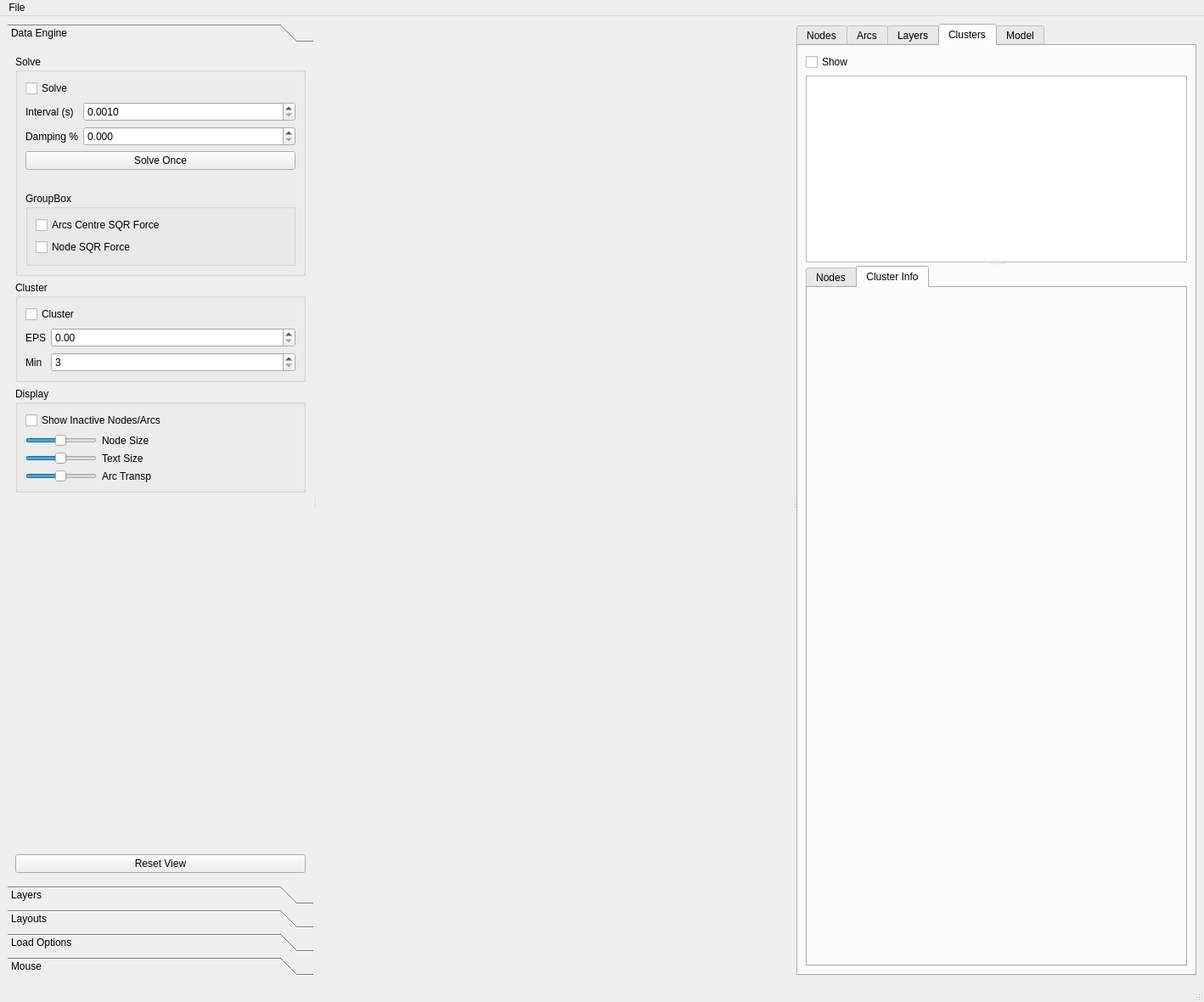
<?xml version="1.0" encoding="UTF-8"?>
<ui version="4.0">
 <class>raaGraphInterfaceQt</class>
 <widget class="QMainWindow" name="raaGraphInterfaceQt">
  <property name="geometry">
   <rect>
    <x>0</x>
    <y>0</y>
    <width>1418</width>
    <height>1180</height>
   </rect>
  </property>
  <property name="windowTitle">
   <string>raaGraph</string>
  </property>
  <widget class="QWidget" name="centralwidget">
   <layout class="QVBoxLayout" name="verticalLayout_11">
    <item>
     <widget class="QSplitter" name="splitter_2">
      <property name="orientation">
       <enum>Qt::Horizontal</enum>
      </property>
      <widget class="QSplitter" name="splitter">
       <property name="sizePolicy">
        <sizepolicy hsizetype="Fixed" vsizetype="Preferred">
         <horstretch>5</horstretch>
         <verstretch>0</verstretch>
        </sizepolicy>
       </property>
       <property name="orientation">
        <enum>Qt::Horizontal</enum>
       </property>
       <widget class="QToolBox" name="toolbox">
        <property name="sizePolicy">
         <sizepolicy hsizetype="Minimum" vsizetype="Preferred">
          <horstretch>0</horstretch>
          <verstretch>0</verstretch>
         </sizepolicy>
        </property>
        <property name="minimumSize">
         <size>
          <width>360</width>
          <height>0</height>
         </size>
        </property>
        <property name="currentIndex">
         <number>0</number>
        </property>
        <widget class="QWidget" name="page">
         <property name="geometry">
          <rect>
           <x>0</x>
           <y>0</y>
           <width>360</width>
           <height>874</height>
          </rect>
         </property>
         <property name="sizePolicy">
          <sizepolicy hsizetype="Minimum" vsizetype="Preferred">
           <horstretch>0</horstretch>
           <verstretch>0</verstretch>
          </sizepolicy>
         </property>
         <attribute name="label">
          <string>Data Engine</string>
         </attribute>
         <layout class="QVBoxLayout" name="verticalLayout_2">
          <item>
           <widget class="QGroupBox" name="groupBox_2">
            <property name="sizePolicy">
             <sizepolicy hsizetype="Minimum" vsizetype="Fixed">
              <horstretch>0</horstretch>
              <verstretch>0</verstretch>
             </sizepolicy>
            </property>
            <property name="title">
             <string>Solve</string>
            </property>
            <layout class="QFormLayout" name="formLayout_2">
             <item row="0" column="0">
              <widget class="QCheckBox" name="de_solve_check">
               <property name="text">
                <string>Solve</string>
               </property>
              </widget>
             </item>
             <item row="1" column="0">
              <widget class="QLabel" name="label_3">
               <property name="text">
                <string>Interval (s)</string>
               </property>
              </widget>
             </item>
             <item row="1" column="1">
              <widget class="QDoubleSpinBox" name="de_solve_interval_spin">
               <property name="decimals">
                <number>4</number>
               </property>
               <property name="minimum">
                <double>0.001000000000000</double>
               </property>
               <property name="maximum">
                <double>0.300000000000000</double>
               </property>
               <property name="singleStep">
                <double>0.001000000000000</double>
               </property>
              </widget>
             </item>
             <item row="5" column="0" colspan="2">
              <widget class="QPushButton" name="de_solve_button">
               <property name="text">
                <string>Solve Once</string>
               </property>
              </widget>
             </item>
             <item row="6" column="0" colspan="2">
              <widget class="QLabel" name="de_solve_energy_label">
               <property name="text">
                <string/>
               </property>
              </widget>
             </item>
             <item row="2" column="0">
              <widget class="QLabel" name="label_4">
               <property name="text">
                <string>Damping %</string>
               </property>
              </widget>
             </item>
             <item row="2" column="1">
              <widget class="QDoubleSpinBox" name="de_solve_damping_spin">
               <property name="decimals">
                <number>3</number>
               </property>
               <property name="maximum">
                <double>100.000000000000000</double>
               </property>
               <property name="singleStep">
                <double>0.001000000000000</double>
               </property>
              </widget>
             </item>
             <item row="7" column="0" colspan="2">
              <widget class="QGroupBox" name="groupBox_8">
               <property name="title">
                <string>GroupBox</string>
               </property>
               <layout class="QVBoxLayout" name="verticalLayout_15">
                <item>
                 <widget class="QCheckBox" name="de_arc_cen_sqt_check">
                  <property name="text">
                   <string>Arcs Centre SQR Force</string>
                  </property>
                 </widget>
                </item>
                <item>
                 <widget class="QCheckBox" name="de_arc_node_sqr_check">
                  <property name="text">
                   <string>Node SQR Force</string>
                  </property>
                 </widget>
                </item>
               </layout>
              </widget>
             </item>
            </layout>
           </widget>
          </item>
          <item>
           <widget class="QGroupBox" name="groupBox">
            <property name="sizePolicy">
             <sizepolicy hsizetype="Minimum" vsizetype="Preferred">
              <horstretch>0</horstretch>
              <verstretch>0</verstretch>
             </sizepolicy>
            </property>
            <property name="title">
             <string>Cluster</string>
            </property>
            <layout class="QFormLayout" name="formLayout">
             <item row="0" column="0" colspan="2">
              <widget class="QCheckBox" name="de_cluster_check">
               <property name="text">
                <string>Cluster</string>
               </property>
              </widget>
             </item>
             <item row="1" column="0">
              <widget class="QLabel" name="label">
               <property name="text">
                <string>EPS</string>
               </property>
              </widget>
             </item>
             <item row="1" column="1">
              <widget class="QDoubleSpinBox" name="de_cluster_eps_spin">
               <property name="maximum">
                <double>10000.000000000000000</double>
               </property>
               <property name="singleStep">
                <double>1.000000000000000</double>
               </property>
              </widget>
             </item>
             <item row="2" column="0">
              <widget class="QLabel" name="label_2">
               <property name="text">
                <string>Min</string>
               </property>
              </widget>
             </item>
             <item row="2" column="1">
              <widget class="QSpinBox" name="de_cluster_min_spin">
               <property name="minimum">
                <number>3</number>
               </property>
              </widget>
             </item>
            </layout>
           </widget>
          </item>
          <item>
           <widget class="QGroupBox" name="groupBox_9">
            <property name="title">
             <string>Display</string>
            </property>
            <layout class="QFormLayout" name="formLayout_3">
             <item row="0" column="0" colspan="2">
              <widget class="QCheckBox" name="de_show_inactive_check">
               <property name="text">
                <string>Show Inactive Nodes/Arcs</string>
               </property>
              </widget>
             </item>
             <item row="1" column="0">
              <widget class="QSlider" name="de_node_size_slider">
               <property name="sizePolicy">
                <sizepolicy hsizetype="Maximum" vsizetype="Fixed">
                 <horstretch>0</horstretch>
                 <verstretch>0</verstretch>
                </sizepolicy>
               </property>
               <property name="minimum">
                <number>1</number>
               </property>
               <property name="maximum">
                <number>1000</number>
               </property>
               <property name="sliderPosition">
                <number>500</number>
               </property>
               <property name="orientation">
                <enum>Qt::Horizontal</enum>
               </property>
              </widget>
             </item>
             <item row="1" column="1">
              <widget class="QLabel" name="label_5">
               <property name="sizePolicy">
                <sizepolicy hsizetype="Minimum" vsizetype="Preferred">
                 <horstretch>0</horstretch>
                 <verstretch>0</verstretch>
                </sizepolicy>
               </property>
               <property name="text">
                <string>Node Size</string>
               </property>
              </widget>
             </item>
             <item row="3" column="0">
              <widget class="QSlider" name="de_text_size_slider">
               <property name="sizePolicy">
                <sizepolicy hsizetype="Maximum" vsizetype="Fixed">
                 <horstretch>0</horstretch>
                 <verstretch>0</verstretch>
                </sizepolicy>
               </property>
               <property name="minimum">
                <number>1</number>
               </property>
               <property name="maximum">
                <number>1000</number>
               </property>
               <property name="sliderPosition">
                <number>500</number>
               </property>
               <property name="orientation">
                <enum>Qt::Horizontal</enum>
               </property>
              </widget>
             </item>
             <item row="4" column="0">
              <widget class="QSlider" name="de_arc_transp_slider">
               <property name="sizePolicy">
                <sizepolicy hsizetype="Maximum" vsizetype="Fixed">
                 <horstretch>0</horstretch>
                 <verstretch>0</verstretch>
                </sizepolicy>
               </property>
               <property name="minimum">
                <number>1</number>
               </property>
               <property name="maximum">
                <number>1000</number>
               </property>
               <property name="sliderPosition">
                <number>500</number>
               </property>
               <property name="orientation">
                <enum>Qt::Horizontal</enum>
               </property>
              </widget>
             </item>
             <item row="4" column="1">
              <widget class="QLabel" name="label_7">
               <property name="sizePolicy">
                <sizepolicy hsizetype="Minimum" vsizetype="Preferred">
                 <horstretch>0</horstretch>
                 <verstretch>0</verstretch>
                </sizepolicy>
               </property>
               <property name="text">
                <string>Arc Transp</string>
               </property>
              </widget>
             </item>
             <item row="3" column="1">
              <widget class="QLabel" name="label_6">
               <property name="sizePolicy">
                <sizepolicy hsizetype="Minimum" vsizetype="Preferred">
                 <horstretch>0</horstretch>
                 <verstretch>0</verstretch>
                </sizepolicy>
               </property>
               <property name="text">
                <string>Text Size</string>
               </property>
              </widget>
             </item>
            </layout>
           </widget>
          </item>
          <item>
           <spacer name="verticalSpacer">
            <property name="orientation">
             <enum>Qt::Vertical</enum>
            </property>
            <property name="sizeHint" stdset="0">
             <size>
              <width>20</width>
              <height>573</height>
             </size>
            </property>
           </spacer>
          </item>
          <item>
           <widget class="QPushButton" name="de_reset_view_button">
            <property name="text">
             <string>Reset View</string>
            </property>
           </widget>
          </item>
         </layout>
        </widget>
        <widget class="QWidget" name="page_2">
         <property name="geometry">
          <rect>
           <x>0</x>
           <y>0</y>
           <width>360</width>
           <height>874</height>
          </rect>
         </property>
         <attribute name="label">
          <string>Layers</string>
         </attribute>
         <layout class="QVBoxLayout" name="verticalLayout_3">
          <item>
           <widget class="QTreeView" name="layer_tree_view">
            <property name="indentation">
             <number>10</number>
            </property>
            <property name="headerHidden">
             <bool>true</bool>
            </property>
           </widget>
          </item>
         </layout>
        </widget>
        <widget class="QWidget" name="page_4">
         <property name="geometry">
          <rect>
           <x>0</x>
           <y>0</y>
           <width>360</width>
           <height>874</height>
          </rect>
         </property>
         <attribute name="label">
          <string>Layouts</string>
         </attribute>
         <layout class="QVBoxLayout" name="verticalLayout_17">
          <item>
           <widget class="QFrame" name="lm_frame">
            <property name="frameShape">
             <enum>QFrame::StyledPanel</enum>
            </property>
            <property name="frameShadow">
             <enum>QFrame::Raised</enum>
            </property>
            <layout class="QVBoxLayout" name="verticalLayout_16">
             <item>
              <widget class="QScrollArea" name="layout_buttons">
               <property name="widgetResizable">
                <bool>true</bool>
               </property>
               <widget class="QWidget" name="layout_buttons_frame">
                <property name="geometry">
                 <rect>
                  <x>0</x>
                  <y>0</y>
                  <width>296</width>
                  <height>399</height>
                 </rect>
                </property>
                <layout class="QVBoxLayout" name="verticalLayout_19">
                 <property name="spacing">
                  <number>0</number>
                 </property>
                 <property name="leftMargin">
                  <number>0</number>
                 </property>
                 <property name="topMargin">
                  <number>0</number>
                 </property>
                 <property name="rightMargin">
                  <number>0</number>
                 </property>
                 <property name="bottomMargin">
                  <number>0</number>
                 </property>
                 <item>
                  <layout class="QVBoxLayout" name="verticalLayout_18">
                   <property name="spacing">
                    <number>2</number>
                   </property>
                  </layout>
                 </item>
                </layout>
               </widget>
              </widget>
             </item>
             <item>
              <widget class="QTextEdit" name="layout_text_edit"/>
             </item>
            </layout>
           </widget>
          </item>
         </layout>
        </widget>
        <widget class="QWidget" name="page_3">
         <property name="geometry">
          <rect>
           <x>0</x>
           <y>0</y>
           <width>370</width>
           <height>844</height>
          </rect>
         </property>
         <attribute name="label">
          <string>Load Options</string>
         </attribute>
         <layout class="QVBoxLayout" name="verticalLayout_5">
          <item>
           <widget class="QCheckBox" name="lo_normalise_arcs_check">
            <property name="text">
             <string>Normalise Arcs</string>
            </property>
            <property name="checked">
             <bool>true</bool>
            </property>
           </widget>
          </item>
          <item>
           <widget class="QCheckBox" name="lo_layout_ring_check">
            <property name="text">
             <string>Layout Ring</string>
            </property>
            <property name="checked">
             <bool>false</bool>
            </property>
           </widget>
          </item>
          <item>
           <widget class="QCheckBox" name="lo_discard_undef_check">
            <property name="text">
             <string>Discard Undef results</string>
            </property>
            <property name="checked">
             <bool>true</bool>
            </property>
           </widget>
          </item>
          <item>
           <widget class="QCheckBox" name="lo_round_float_check">
            <property name="text">
             <string>Round floating point values</string>
            </property>
            <property name="checked">
             <bool>true</bool>
            </property>
           </widget>
          </item>
          <item>
           <widget class="QGroupBox" name="groupBox_3">
            <property name="title">
             <string>Ideal Arc Length</string>
            </property>
            <layout class="QHBoxLayout" name="horizontalLayout">
             <item>
              <widget class="QDoubleSpinBox" name="lo_ideal_arc_length_spin">
               <property name="minimum">
                <double>1.000000000000000</double>
               </property>
               <property name="singleStep">
                <double>0.100000000000000</double>
               </property>
               <property name="value">
                <double>10.000000000000000</double>
               </property>
              </widget>
             </item>
            </layout>
           </widget>
          </item>
          <item>
           <widget class="QGroupBox" name="groupBox_5">
            <property name="title">
             <string>Max Rand Pos</string>
            </property>
            <layout class="QVBoxLayout" name="verticalLayout_4">
             <item>
              <widget class="QDoubleSpinBox" name="lo_max_rand_pos_spin">
               <property name="minimum">
                <double>10.000000000000000</double>
               </property>
               <property name="maximum">
                <double>2000.000000000000000</double>
               </property>
               <property name="value">
                <double>20.000000000000000</double>
               </property>
              </widget>
             </item>
            </layout>
           </widget>
          </item>
          <item>
           <widget class="QGroupBox" name="groupBox_4">
            <property name="title">
             <string>Descision Tree Options</string>
            </property>
            <layout class="QVBoxLayout" name="verticalLayout_12">
             <item>
              <widget class="QCheckBox" name="lo_position_results_check">
               <property name="text">
                <string>Position Result Nodes</string>
               </property>
               <property name="checked">
                <bool>true</bool>
               </property>
              </widget>
             </item>
             <item>
              <widget class="QCheckBox" name="de_combine_result_strengths_check">
               <property name="text">
                <string>Combine +/- results</string>
               </property>
              </widget>
             </item>
             <item>
              <widget class="QGroupBox" name="groupBox_6">
               <property name="title">
                <string>Filter Arcs</string>
               </property>
               <layout class="QVBoxLayout" name="verticalLayout_13">
                <item>
                 <widget class="QCheckBox" name="de_discard_check">
                  <property name="text">
                   <string>Discard Arcs below threshold</string>
                  </property>
                 </widget>
                </item>
                <item>
                 <widget class="QDoubleSpinBox" name="de_discard_spin">
                  <property name="enabled">
                   <bool>false</bool>
                  </property>
                  <property name="maximum">
                   <double>10000.000000000000000</double>
                  </property>
                  <property name="value">
                   <double>100.000000000000000</double>
                  </property>
                 </widget>
                </item>
                <item>
                 <widget class="QGroupBox" name="groupBox_7">
                  <property name="title">
                   <string>Arc Weights</string>
                  </property>
                  <layout class="QVBoxLayout" name="verticalLayout_14">
                   <item>
                    <widget class="QRadioButton" name="lo_aw_as_sw_radio">
                     <property name="text">
                      <string>As Spring Weight</string>
                     </property>
                     <property name="checked">
                      <bool>true</bool>
                     </property>
                    </widget>
                   </item>
                   <item>
                    <widget class="QRadioButton" name="lo_aw_as_sl_radio">
                     <property name="text">
                      <string>As Spring Length</string>
                     </property>
                    </widget>
                   </item>
                  </layout>
                 </widget>
                </item>
               </layout>
              </widget>
             </item>
            </layout>
           </widget>
          </item>
          <item>
           <spacer name="verticalSpacer_2">
            <property name="orientation">
             <enum>Qt::Vertical</enum>
            </property>
            <property name="sizeHint" stdset="0">
             <size>
              <width>20</width>
              <height>322</height>
             </size>
            </property>
           </spacer>
          </item>
         </layout>
        </widget>
        <widget class="QWidget" name="page_5">
         <property name="geometry">
          <rect>
           <x>0</x>
           <y>0</y>
           <width>360</width>
           <height>874</height>
          </rect>
         </property>
         <attribute name="label">
          <string>Mouse</string>
         </attribute>
         <layout class="QVBoxLayout" name="verticalLayout_22">
          <item>
           <widget class="QCheckBox" name="mouse_over_check">
            <property name="text">
             <string>Mouse Over Active</string>
            </property>
           </widget>
          </item>
          <item>
           <widget class="QCheckBox" name="mouse_screen_text_check">
            <property name="text">
             <string>Screen Text</string>
            </property>
           </widget>
          </item>
          <item>
           <widget class="QTextEdit" name="mouse_text"/>
          </item>
         </layout>
        </widget>
       </widget>
       <widget class="QFrame" name="gl_frame">
        <property name="sizePolicy">
         <sizepolicy hsizetype="MinimumExpanding" vsizetype="MinimumExpanding">
          <horstretch>4</horstretch>
          <verstretch>3</verstretch>
         </sizepolicy>
        </property>
        <property name="minimumSize">
         <size>
          <width>100</width>
          <height>100</height>
         </size>
        </property>
        <layout class="QVBoxLayout" name="verticalLayout_10">
         <item>
          <widget class="raaQTOSGWidget" name="gl_window" native="true">
           <property name="sizePolicy">
            <sizepolicy hsizetype="Preferred" vsizetype="Preferred">
             <horstretch>0</horstretch>
             <verstretch>3</verstretch>
            </sizepolicy>
           </property>
          </widget>
         </item>
        </layout>
       </widget>
      </widget>
      <widget class="QTabWidget" name="info_tab">
       <property name="sizePolicy">
        <sizepolicy hsizetype="Expanding" vsizetype="Expanding">
         <horstretch>2</horstretch>
         <verstretch>0</verstretch>
        </sizepolicy>
       </property>
       <property name="currentIndex">
        <number>3</number>
       </property>
       <widget class="QWidget" name="tab_4">
        <attribute name="title">
         <string>Nodes</string>
        </attribute>
        <layout class="QVBoxLayout" name="verticalLayout">
         <item>
          <widget class="QTableView" name="info_node_table_view">
           <property name="sizePolicy">
            <sizepolicy hsizetype="Expanding" vsizetype="Expanding">
             <horstretch>1</horstretch>
             <verstretch>0</verstretch>
            </sizepolicy>
           </property>
          </widget>
         </item>
         <item>
          <widget class="QCheckBox" name="info_track_updates_check">
           <property name="text">
            <string>Track updates</string>
           </property>
          </widget>
         </item>
        </layout>
       </widget>
       <widget class="QWidget" name="tab_5">
        <attribute name="title">
         <string>Arcs</string>
        </attribute>
        <layout class="QVBoxLayout" name="verticalLayout_6">
         <item>
          <widget class="QTableView" name="info_arc_table_view"/>
         </item>
        </layout>
       </widget>
       <widget class="QWidget" name="tab">
        <attribute name="title">
         <string>Layers</string>
        </attribute>
        <layout class="QVBoxLayout" name="verticalLayout_7">
         <item>
          <widget class="QTableView" name="info_layer_table_view"/>
         </item>
        </layout>
       </widget>
       <widget class="QWidget" name="tab_7">
        <attribute name="title">
         <string>Clusters</string>
        </attribute>
        <layout class="QVBoxLayout" name="verticalLayout_8">
         <item>
          <widget class="QCheckBox" name="info_cluster_show_check">
           <property name="text">
            <string>Show</string>
           </property>
          </widget>
         </item>
         <item>
          <widget class="QSplitter" name="splitter_3">
           <property name="orientation">
            <enum>Qt::Vertical</enum>
           </property>
           <widget class="QColumnView" name="info_cluster_column_view">
            <property name="sizePolicy">
             <sizepolicy hsizetype="Maximum" vsizetype="Expanding">
              <horstretch>0</horstretch>
              <verstretch>1</verstretch>
             </sizepolicy>
            </property>
            <property name="editTriggers">
             <set>QAbstractItemView::SelectedClicked</set>
            </property>
            <property name="selectionMode">
             <enum>QAbstractItemView::SingleSelection</enum>
            </property>
           </widget>
           <widget class="QTabWidget" name="tabWidget">
            <property name="sizePolicy">
             <sizepolicy hsizetype="Expanding" vsizetype="Expanding">
              <horstretch>0</horstretch>
              <verstretch>3</verstretch>
             </sizepolicy>
            </property>
            <property name="currentIndex">
             <number>1</number>
            </property>
            <widget class="QWidget" name="tab_2">
             <attribute name="title">
              <string>Nodes</string>
             </attribute>
             <layout class="QVBoxLayout" name="verticalLayout_21">
              <item>
               <widget class="QTableView" name="info_cluster_node_view">
                <property name="sizePolicy">
                 <sizepolicy hsizetype="Expanding" vsizetype="Expanding">
                  <horstretch>0</horstretch>
                  <verstretch>0</verstretch>
                 </sizepolicy>
                </property>
               </widget>
              </item>
             </layout>
            </widget>
            <widget class="QWidget" name="tab_3">
             <attribute name="title">
              <string>Cluster Info</string>
             </attribute>
             <layout class="QVBoxLayout" name="verticalLayout_20">
              <item>
               <widget class="QLabel" name="info_cluster_count_label">
                <property name="text">
                 <string/>
                </property>
               </widget>
              </item>
              <item>
               <widget class="QLabel" name="info_cluster_pos_label">
                <property name="text">
                 <string/>
                </property>
               </widget>
              </item>
              <item>
               <widget class="QLabel" name="info_cluster_size_label">
                <property name="text">
                 <string/>
                </property>
               </widget>
              </item>
              <item>
               <spacer name="verticalSpacer_3">
                <property name="orientation">
                 <enum>Qt::Vertical</enum>
                </property>
                <property name="sizeHint" stdset="0">
                 <size>
                  <width>20</width>
                  <height>40</height>
                 </size>
                </property>
               </spacer>
              </item>
             </layout>
            </widget>
           </widget>
          </widget>
         </item>
        </layout>
       </widget>
       <widget class="QWidget" name="tab_6">
        <attribute name="title">
         <string>Model</string>
        </attribute>
        <layout class="QVBoxLayout" name="verticalLayout_9">
         <item>
          <widget class="QTableView" name="info_model_table_view"/>
         </item>
        </layout>
       </widget>
      </widget>
     </widget>
    </item>
   </layout>
  </widget>
  <widget class="QMenuBar" name="menubar">
   <property name="geometry">
    <rect>
     <x>0</x>
     <y>0</y>
     <width>1418</width>
     <height>36</height>
    </rect>
   </property>
   <widget class="QMenu" name="menuFile">
    <property name="title">
     <string>File</string>
    </property>
    <addaction name="actionLoad_Pajek"/>
    <addaction name="actionLoad_Mo_ARM"/>
    <addaction name="actionLoad_Raa_ARM"/>
    <addaction name="actionLoad_Decision_Tree"/>
    <addaction name="actionLoad_Test"/>
    <addaction name="actionLoad_Decision_Trees"/>
    <addaction name="actionLoad_MultiYear_Decision_Trees"/>
    <addaction name="actionLoad_Ali_Malware"/>
    <addaction name="separator"/>
    <addaction name="actionSave_Graph"/>
    <addaction name="actionLoad_Graph"/>
   </widget>
   <addaction name="menuFile"/>
  </widget>
  <widget class="QStatusBar" name="statusbar"/>
  <action name="actionLoad_Pajek">
   <property name="text">
    <string>Load Pajek</string>
   </property>
  </action>
  <action name="actionLoad_Mo_ARM">
   <property name="text">
    <string>Load Mo ARM</string>
   </property>
  </action>
  <action name="actionLoad_Raa_ARM">
   <property name="text">
    <string>Load Raa ARM</string>
   </property>
  </action>
  <action name="actionLoad_Decision_Tree">
   <property name="text">
    <string>Load Decision Tree</string>
   </property>
  </action>
  <action name="actionLoad_Test">
   <property name="text">
    <string>Load Test</string>
   </property>
  </action>
  <action name="actionLoad_Decision_Trees">
   <property name="text">
    <string>Load Decision Trees</string>
   </property>
  </action>
  <action name="actionSave_Graph">
   <property name="text">
    <string>Save Graph</string>
   </property>
  </action>
  <action name="actionLoad_Graph">
   <property name="text">
    <string>Load Graph</string>
   </property>
  </action>
  <action name="actionLoad_MultiYear_Decision_Trees">
   <property name="text">
    <string>Load MultiYear Decision Trees</string>
   </property>
  </action>
  <action name="actionLoad_Ali_Malware">
   <property name="text">
    <string>Load Ali-Malware</string>
   </property>
  </action>
 </widget>
 <customwidgets>
  <customwidget>
   <class>raaQTOSGWidget</class>
   <extends>QWidget</extends>
   <header location="global">raaQTOSGWidget/raaQTOSGWidget.h</header>
   <container>1</container>
  </customwidget>
 </customwidgets>
 <resources/>
 <connections/>
</ui>
